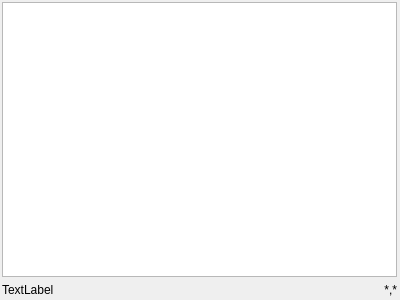
<?xml version="1.0" encoding="UTF-8"?>
<ui version="4.0">
 <class>textPage</class>
 <widget class="QWidget" name="textPage">
  <property name="geometry">
   <rect>
    <x>0</x>
    <y>0</y>
    <width>400</width>
    <height>300</height>
   </rect>
  </property>
  <property name="windowTitle">
   <string>textPage</string>
  </property>
  <widget class="QWidget" name="gridLayoutWidget">
   <property name="geometry">
    <rect>
     <x>-1</x>
     <y>-1</y>
     <width>401</width>
     <height>301</height>
    </rect>
   </property>
   <layout class="QGridLayout" name="Layout">
    <property name="leftMargin">
     <number>3</number>
    </property>
    <property name="topMargin">
     <number>3</number>
    </property>
    <property name="rightMargin">
     <number>3</number>
    </property>
    <property name="bottomMargin">
     <number>3</number>
    </property>
    <item row="1" column="1">
     <widget class="QLabel" name="RCLabel">
      <property name="text">
       <string>*,*</string>
      </property>
      <property name="alignment">
       <set>Qt::AlignRight|Qt::AlignTrailing|Qt::AlignVCenter</set>
      </property>
     </widget>
    </item>
    <item row="1" column="0">
     <widget class="QLabel" name="fileLabel">
      <property name="minimumSize">
       <size>
        <width>300</width>
        <height>0</height>
       </size>
      </property>
      <property name="text">
       <string>TextLabel</string>
      </property>
     </widget>
    </item>
    <item row="0" column="0" colspan="2">
     <widget class="QTextEdit" name="textEdit"/>
    </item>
   </layout>
  </widget>
 </widget>
 <layoutdefault spacing="6" margin="11"/>
 <resources/>
 <connections/>
</ui>
